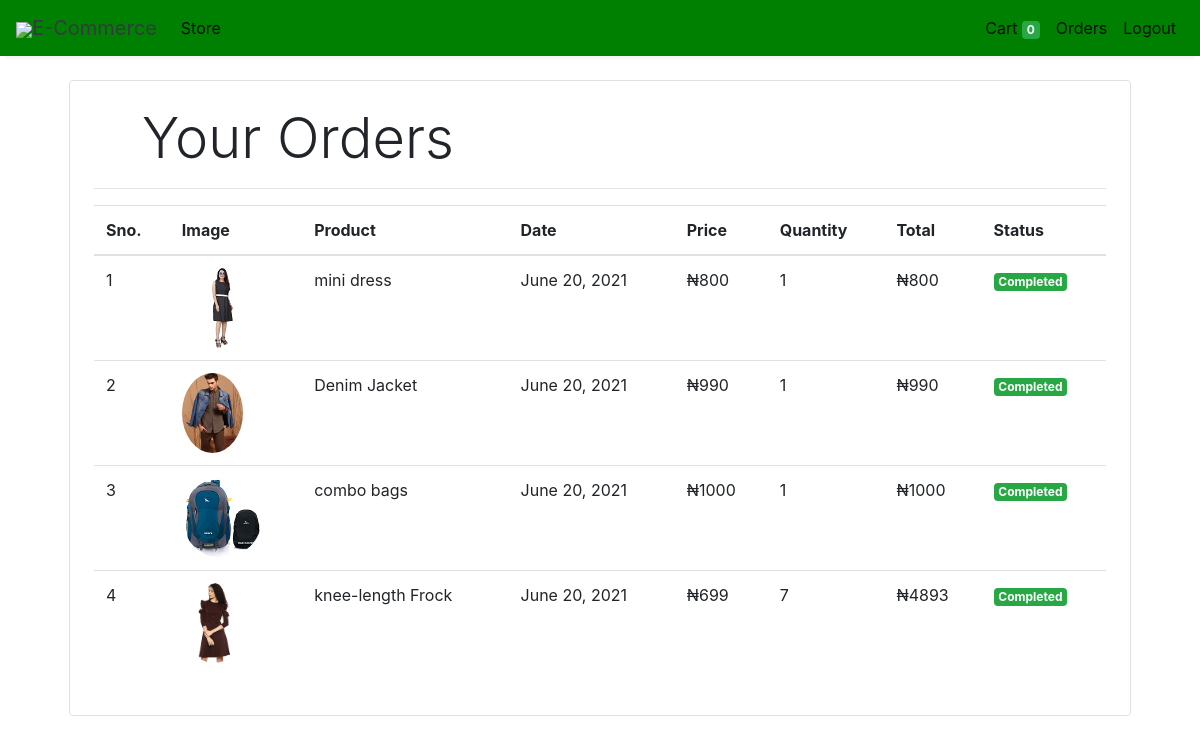
Screenshot of /orders (signed in) with the database file from the repository.
### store/models/orders.py (models this page shows, shortened)
class Order(models.Model):
    product = models.ForeignKey(Products,
                                on_delete=models.CASCADE)
    customer = models.ForeignKey(Customer,
                                 on_delete=models.CASCADE)
    quantity = models.IntegerField(default=1)
    price = models.IntegerField()
    address = models.CharField (max_length=50, default='', blank=True)
    phone = models.CharField (max_length=50, default='', blank=True)
    date = models.DateField (default=datetime.datetime.today)
    status = models.BooleanField (default=False)
    @staticmethod
    def get_orders_by_customer(customer_id):
        return Order.objects.filter(customer=customer_id).order_by('-date')

### store/models/product.py (models this page shows, shortened)
class Products(models.Model):
    name = models.CharField(max_length=60)
    price= models.IntegerField(default=0)
    category= models.ForeignKey(Category,on_delete=models.CASCADE,default=1 )
    description= models.CharField(max_length=250, default='', blank=True, null= True)
    image= models.ImageField(upload_to='uploads/products/')

### store/middlewares/auth.py (the view)
    def middleware(request):
        print(request.session.get('customer'))
        returnUrl = request.META['PATH_INFO']
        print(request.META['PATH_INFO'])
        if not request.session.get('customer'):
           return redirect(f'login?return_url={returnUrl}')
        response = get_response(request)
        return response

### store/templatetags/custom_filter.py (called while the page is built)
@register.filter(name='currency')
def currency(number):
    return u"\u20A6" +str(number)

@register.filter(name='multiply')
def multiply(number , number1):
    return number * number1

### store/views/orders.py (called while the page is built)
    def get(self , request ):
        customer = request.session.get('customer')
        orders = Order.get_orders_by_customer(customer)
        print(orders)
        return render(request , 'orders.html'  , {'orders' : orders})

### store/templates/orders.html
{% extends 'base.html' %}
{% block content %}
{% load cart %}
{% load custom_filter %}
<div class="container">
   <div class="border rounded p-4 m-4">
        <p class="display-4 pl-4 ml-4">Your Orders</p>
        <hr>
        <table class="table">
            <thead>
                <tr>
                    <th>Sno.</th>
                    <th>Image</th>
                    <th>Product</th>
                    <th>Date</th>
                    <th>Price</th>
                    <th>Quantity</th>
                    <th>Total</th>
                    <th>Status</th>
                </tr>
            </thead>
            <tbody>
                {% for order in orders %}
                <tr>
                    <td>{{forloop.counter}}</td>
                    <td><img style="height: 80px;" class="rounded-circle" src="{{order.product.image.url}}" alt=""></td>
                    <td>{{order.product.name}}</td>
                    <td>{{order.date}}</td>
                    <td>{{order.price|currency}}</td>
                    <td>{{order.quantity}}</td>
                    <td>{{order.quantity|multiply:order.price|currency}}</td>
                    {% if order.status %}
                    <td><small class="badge badge-success">Completed</small></td>
                    {%else%}
                    <td><small class="badge badge-warning">Pending</small></td>
                    {% endif %}
                </tr>
                {% endfor %}
            </tbody>
        </table>
   </div>
</div>
{% endblock %}

### store/templates/base.html (shortened to what this page needs)
<!doctype html>
<html lang="en">
<head>
  <link rel="stylesheet" href="https://maxcdn.bootstrapcdn.com/bootstrap/4.0.0/css/bootstrap.min.css"
>
</head>
<body>
<nav class="one-edge-shadow
  navbar navbar-light
  sticky-top navbar
  navbar-expand-lg
  text-white">
    <a class="navbar-brand ms-3 text-dark " href="/">
    <link rel="stylesheet" href="https://use.fontawesome.com/releases/v5.7.0/css/all.css">
    <img src="https://www.freepnglogos.com/uploads/shopping-cart-png/shopping-cart-svg-png-icon-download-28.png" style="width:50px;height:50px,color:text-light;">E-Commerce</a>
    <div class="collapse navbar-collapse" id="navbarSupportedContent">
      <ul class="navbar-nav mr-auto">
        <li class="nav-item active">
          <a class="nav-link" href="/store">Store <span class="sr-only">(current)</span></a>
        </li>
          </ul>
      <ul class=" navbar-nav my-2 my-lg-0">
        <li class="nav-item active">
          <a class="nav-link" href="/cart">Cart
            <span class="badge badge-success">{{request.session.cart.keys|length}}</span>
            <span class="sr-only">(current)</span></a>
        </li>
        {% if request.session.customer %}
        <li class="nav-item active ">
          <a class="nav-link" href="/orders">Orders<span class="sr-only">(current)</span></a>
        </li>
        <li class="nav-item active ">
          <a class="nav-link" href="/logout">Logout<span class="sr-only">(current)</span></a>
        </li>
        {% endif %}
      </ul>
    </div>
  </nav>
  {% block content %}{% endblock %}
</body>
</html>

### store/templates/base.html (style rules this page uses)
nav { background-color: green; }
.one-edge-shadow { box-shadow: 0 8px 2px -5px rgb(246, 245, 245); }

### rows the page displays
Order: product.image (picture), product.name "mini dress", date "June 20, 2021", price "₦800", quantity "1", quantity|multiply "₦800", status "Completed"
Order: product.image (picture), product.name "Denim Jacket", date "June 20, 2021", price "₦990", quantity "1", quantity|multiply "₦990", status "Completed"
Order: product.image (picture), product.name "combo bags", date "June 20, 2021", price "₦1000", quantity "1", quantity|multiply "₦1000", status "Completed"
Order: product.image (picture), product.name "knee-length Frock", date "June 20, 2021", price "₦699", quantity "7", quantity|multiply "₦4893", status "Completed"

### other values shown
{{ request.session.cart.keys|length }} "0"
